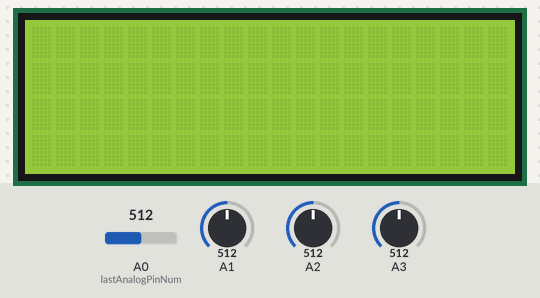
The sketch below on a simulated ATtiny85, built with avr-gcc and run on an emulated ATtiny85. Shown: 20×4 character LCD. The inputs (shaded band) are chosen by the test bench; at power-on: A0 (lastAnalogPinNum) = 512, A1 = 512, A2 = 512, A3 = 512. What the sketch prints to the serial monitor is not drawn.

Above: at 5.2 s.
5.3 s: A0 (lastAnalogPinNum) set to 716
At 8.4 s:
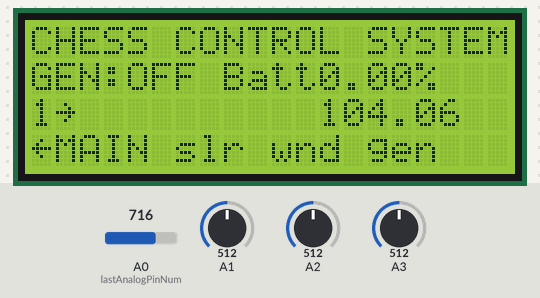
At 12.1 s:
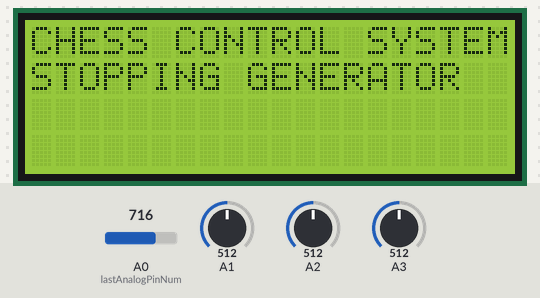
Timing chart, 0 to 13.6 s (numbered marks = the images above; inputs shaded):
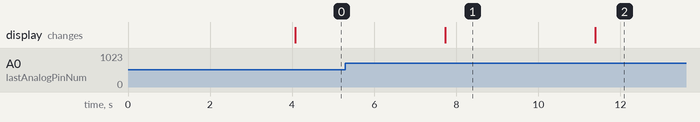

The sketch:

DF_Modified1.1.ino
```cpp
  //*************************************************
//Common out define DEBUG when load to Mega board:
 #define DEBUG     // <--- this is the key line
 void dummy(){}
//*************************************************

/* 2015 CHESS Team - Vanderbilt Senior Design
Read Battery SOC
Reads the voltage drop on the current shunts and count amp hour to calculate the SOC of the lead acid battery
This method is not accurate, and is intended to be replaced with programming to control a TI BQ34Z110 chip
Feel free to contact me david.x.feng@vanderbilt.edu for clarification of the program!
Controls generator ignition and switch off
Reads power output from solar and wind sources using TI INA283 and INA282 current shunt monitoring chips
*/


#include <math.h>
#include "LiquidCrystal.h"
#include <Wire.h>


//Constants
#define RELAY_ON 1
#define RELAY_OFF 0


//Define Pin numbers for Processor Board


    //**************************************************
    // Arduino Digital I/O pin number for Arduino MEGA *
    //**************************************************
    //relay and powerswitch pin setup
    int ignitionswitch1 = 22;
    int ignitionswitch2 = 24;
    int batteryswitch = 26;
    int RelayStartbutton = 28;
    int RelayStopbutton = 30;
    int Powerswitch= 32;

    //LCD Din pins:
    int lc1 = 7;
    int lc2 = 6;
    int lc3 = 5;
    int lc4 = 4;
    int lc5 = 3;
    int lc6 = 2;

    //Butons for LCD Display ??

    int startButton = 12;
    int stopButton = 11;
    int leftButton = 10;
    int rightButton = 9;

    //set flash LED PIN
    int flashLEDPin = 13;
    int enableChargingPin = 8;

    //**************************************************
    // Arduino Analog I/O pin number for Arduino MEGA  *
    //**************************************************

    //  for dc analog voltage measurement
    int panelCurrentPin = 1;
    int chargecontrCurrentPin = 0;
    int BattShuntPin = 2;

    int panelVoltagePin = 7;
    int chargecontrVoltagePin = 6;

    // Pins for Battery Voltage Measurement
    int Battery1VoltagePin = 8;
    int Battery2VoltagePin = 9;
    int Battery3VoltagePin = 10;
    int Battery4VoltagePin = 11;

    int lastAnalogPinNum = 14;   // last analog pin number A15 used


//*********************************************
// Coefficient of Voltage Measurement in mV   *
//*********************************************

    float kPanelVoltage  =  (220.0 / 15.0);   // ADC conversion (5.0 / 1023.0), "235 / 15" comes from the voltage divider, see schematic

    float kPanelCurrent =  2.0 ;              // Vout = Gain * Vin = Gain * I * Rs
                                              // I = Vout /(Gain * Rs); Rs = Vs/Is ; Vs=30V,Is=75mA, Gain=200 for INA283
                                              // 2.0 =  30.0 / (0.0750 * 200.0); // 30A/75mV current shunt conversion, 200 V/V gain amplifier conversion (TI INA283)

    float refPanelVoltage = 2500.0;           // mV (INA283 refvoltage = (ref1 + ref2)/2.0)

    float kChargecontrVoltage  = 100.0 / 10.0;// = (110.0 / 10.0); // ADC conversion (5.0 / 1023.0), "110/10" comes from the voltage divider, see schematic
                                              //chargecontrVoltage = (ADCValue / 1023.0) * 5.0 * (110.0 / 10.0); // ADC conversion (5.0 / 1023.0), "110/10" comes from the voltage divider, see schematic

    float kChargecontrCurrent = 6.666 ;         // 6.66 = (50)/(100*.075) 50A/75mV current shunt conversion, 100 V/V gain amplifier conversion (TI INA286)
                                              // panelCurrent = (ADCValue / 1023.0) * 5.0 * 30.0 / 0.0750 / 100.0; // 30A/75mV current shunt conversion, 100 V/V gain amplifier conversion (TI INA286)

    float refChargecontrVoltage = 2500.0;     // (INA286 refvoltage = (ref1 + ref2)/2.0) mV

    float kShuntCurrent =  13.333;              // Battery Shunt Current Constant = (50/(50*.075  50A/75mV current shunt conversion, 50 V/V gain amplifier conversion (TI INA282)
    float refShuntVoltage = 2500.0;

//   Battery Voltage Measurement Coefficient
    float kBatteryVoltage1 = 10.0;            //setting to 10 times at Grove Votage Divider
    float kBatteryVoltage2 = 10.0;            // need calibrate
    float kBatteryVoltage3 = 10.0;
    float kBatteryVoltage4 = 10.0;

    float batteryLowLimit  = 900.0  ; // mV
    float batteryHighLimit = 1300.0 ; //mV

    int stateOfCharge   = 0;   //0:no charge ; 1: charging
//**************************
// control variable        *
//**************************

 int AvgNum = 1000;   //read anolog pin average times

int numLoops = 0; // number of times code has gone through main loop (run generator start/stop sequence every 20 times)

float ADCValueBattery1 = 0.0;
float ADCValueBattery2 = 0.0;
float ADCValueBattery3 = 0.0;
float ADCValueBattery4 = 0.0;

float ADCReading[15];


// how many times the control system checks the button states before checking the generator
// increasing improves system responsiveness at the price of not updating soc variable as quickly
int BUTTONS_PER_GENERATOR = 100;

// interface pin setup (TODO: CHANGE AS NECESSARY)
LiquidCrystal lcd(lc1, lc2, lc3, lc4, lc5, lc6);

// output variables
int leftButtonState  = LOW;
int rightButtonState = LOW;
int startButtonState = LOW;
int stopButtonState  = LOW;

long lastLeftPressedTime = 0;
long lastRightPressedTime = 0;
long debounceDelay = 200;
int  displayType = 0;

int flashLEDState = LOW;
int enableCharging = 0;   //0:disable 1: enable


//state of charge in percentage
float soc;

unsigned int ADCValue;
double Vcc;
float totalBattVolt;

/* 2014 TEAM
//initialize voltage and for shunt #1 (input from battery charger)
int batMonPin0 = 0; // input pin
float voltageshunt1 = 0; // variable to hold the voltage drop for shunt 1
//initialize voltage and for shunt #2 (input from load)
int batMonPin1 = 1; // input pin
float voltageshunt2 = 0; // variable to hold the voltage drop for shunt 1
//current from voltage 1
float current1 = 0;
float amphour1 = 0;
//current from voltage 2
float current2 = 0;
float amphour2 = 0;
//netamphour
float netamp = 0;
float netamphour = 0;
*/


// dc power measurement

float panelVoltage = 0.0;
float panelCurrent =  0.0;
float BattShuntCurrent = 0.0;

float solarPowerOutput =  0.0;
float chargecontrVoltage =  0.0;
float chargecontrCurrent =  0.0;
float chargecontrPowerOutput =  0.0;
float windPowerOutput =  0.0;


float batteryVoltage1 =  0.0;
float batteryVoltage2 =  0.0;
float batteryVoltage3 =  0.0;
float batteryVoltage4 =  0.0;


//sampling
boolean freshstart = 1;
int sample = 0;
unsigned long time;
//improve accuracy of the A/D conversion


void setup() {

        //-------( Initialize Pins so relays are inactive at reset)----
        digitalWrite(ignitionswitch1, RELAY_OFF);
        digitalWrite(ignitionswitch2, RELAY_OFF);
        digitalWrite(batteryswitch, RELAY_OFF);
        digitalWrite(RelayStartbutton, RELAY_OFF);
        digitalWrite(RelayStopbutton, RELAY_OFF);

        pinMode(ignitionswitch1, OUTPUT);
        pinMode(ignitionswitch2, OUTPUT);
        pinMode(batteryswitch, OUTPUT);
        pinMode(RelayStartbutton, OUTPUT);
        pinMode(RelayStopbutton, OUTPUT);

        // initialize digital pin 13 as an output.
        pinMode(flashLEDPin, OUTPUT);

        delay(4000); //Check that all relays are inactive at Reset

        Serial.begin(9600); // open the serial port at 9600 baud
        pinMode(leftButton, INPUT);
        pinMode(rightButton, INPUT);
        lcd.begin(20, 4);
        lcd.clear();
}


//Read Analog to Digital Voltage Value of Analog pins from number of 0 to endpin

void readADCValues( float (& adcReading) [15],  int endPin  , int AvgNum  )
{
    long sum [endPin];
    long reading[endPin];
    for (int k= 0; k < endPin ; k++)
    {
       sum[k] = 0;
       reading[k] = 0;
    }
   //read adc value for all pins
    for (int j = 0; j < AvgNum; j ++)
    {
        for(int i = 0; i<endPin; i++)
        {
           reading[i] = analogRead(i);
           sum[i] = reading[i] + sum[i];
        }
         delay(2);
     }
     float v ;
    for (int k = 0; k < endPin ; k++)
    {
        v = sum[k]/ AvgNum;
        adcReading[k] = v * 4980.0 / 1023.0   ;
    }
}

/**********************************************************************
         Read Digital Pins
**********************************************************************/
void readDigitalPins()
{
  //Read Digital Pins
    // read button states
    leftButtonState  = digitalRead(leftButton);
    rightButtonState = digitalRead(rightButton);
    startButtonState = digitalRead(startButton);
    stopButtonState  = digitalRead(stopButton);
    enableCharging = digitalRead(enableChargingPin);

    #ifdef DEBUG
        Serial.print("\nState Of Charging:  ");
        Serial.print( stateOfCharge );
     if(  stateOfCharge == 1)Serial.print(": charging ") ; else Serial.print(": not charging ");
        Serial.print("\nBottonState:Start,Stop,Left,Right; ");
      // start generator if start button is pressed
    if (  enableCharging   == HIGH)Serial.print(" High "); else  Serial.print(" Low ");
    if (  startButtonState == HIGH)Serial.print(" High "); else  Serial.print(" Low ");
    if (  stopButtonState  == HIGH)Serial.print(" High "); else  Serial.print(" Low ");
    if (  leftButtonState  == HIGH)Serial.print(" High "); else  Serial.print(" Low ");
    if (  rightButtonState == HIGH)Serial.print(" High "); else  Serial.print(" Low ");
    #endif

}

/**********************************************************************
         Read Analog Pins
**********************************************************************/
void readAnalogPins()
{
     //establish Vcc
     // Vcc = readVcc()/1000.0;  //???

      //Read all analog ADC input,
       readADCValues(  ADCReading, lastAnalogPinNum, AvgNum);


      // MEASURE SOLAR POWER OUTPUT
      // Measures DC output directly from solar panels
      // Voltage comes from a voltage divider
      // Current comes from current shunt/shunt monitor chip (INA283)

      //ADCValue = readVoltageAvg(panelVoltagePin,500);
      //panelVoltage = (ADCValue / 1023.0) * 5.0 * (235.0 / 15.0); // ADC conversion (5.0 / 1023.0), "235 / 15" comes from the voltage divider, see schematic

     //  ADCValue = readVoltage(chargecontrVoltagePin);
       chargecontrVoltage = (ADCReading[chargecontrVoltagePin] * kChargecontrVoltage); // ADC conversion (5.0 / 1023.0), "110/10" comes from the voltage divider, see schematic

       panelVoltage = ADCReading[panelVoltagePin] * kPanelVoltage;
      #ifdef DEBUG
        Serial.print("\nSolar Panel and Charge Controller Voltage:  ");
        Serial.print(panelVoltage);
        Serial.print("  ");
        Serial.print(chargecontrVoltage);
        Serial.print(" mV");
        #endif

     //Get Current in [mA]
          panelCurrent       = (ADCReading[panelCurrentPin] - refPanelVoltage) * kPanelCurrent  ; //      30.0 / 0.0750 / 200.0; // 30A/75mV current shunt conversion, 200 V/V gain amplifier conversion (TI INA283)
          chargecontrCurrent = (ADCReading[chargecontrCurrentPin] - refChargecontrVoltage) * kChargecontrCurrent  ; // 1000.0 to Volt., 30A/75mV current shunt conversion, 100 V/V gain amplifier conversion (TI INA286)
          BattShuntCurrent   = (ADCReading[BattShuntPin] - refShuntVoltage) * kShuntCurrent  ; //    30.0 / 0.0750 / 200.0; // 30A/75mV current shunt conversion, 200 V/V gain amplifier conversion (TI INA283)


      #ifdef DEBUG
        Serial.print("\nSolar Panel,Control and Battery Current:");
        Serial.print(panelCurrent);
        Serial.print(", ");
        Serial.print(chargecontrCurrent);
        Serial.print(", ");
        Serial.print(BattShuntCurrent);
        Serial.print(" mA");

      #endif


      solarPowerOutput = (panelVoltage / 1000.0) * (panelCurrent / 1000.0)  ; // power is product of voltage and current,
       #ifdef DEBUG
          Serial.print("\nSolar Panel Power: ");
          Serial.print(solarPowerOutput);
          Serial.print(" W");
       #endif

      // MEASURE WIND POWER OUTPUT
      // Measures DC output from charge controller (solar + wind generation)
      // Voltage is assumed to be 48V
      // Current comes from current shunt/shunt monitor (INA282)
      // DC Wind power is calculated by subtracting the solar value from the charge controller total


      chargecontrPowerOutput = (chargecontrVoltage/1000.0) *  (chargecontrCurrent /1000.0)  ; // power is product of voltage and current
      windPowerOutput = chargecontrPowerOutput - solarPowerOutput; // wind power is approx. total charge controller output minus the solar generation
       #ifdef DEBUG
          Serial.print("\nCharge Controller Power: ");
          Serial.print(chargecontrPowerOutput);
          Serial.print(" W");
          Serial.print("\nWind Power: ");
          Serial.print(windPowerOutput);
          Serial.print(" W");
        #endif


      //Measure battery voltage
      batteryVoltage1 = ADCReading[Battery1VoltagePin] * kBatteryVoltage1 - 540.00;
      batteryVoltage2 = ADCReading[Battery2VoltagePin] * kBatteryVoltage2 - 540.00;
      batteryVoltage3 = ADCReading[Battery3VoltagePin] * kBatteryVoltage3 - 540.00;
      batteryVoltage4 = ADCReading[Battery4VoltagePin] * kBatteryVoltage4 - 540.00;

      totalBattVolt =  batteryVoltage1 + batteryVoltage2 +batteryVoltage3 + batteryVoltage4;
      #ifdef DEBUG
          Serial.print("\nBattery Voltage: TEST Reading: \n total:");
          Serial.print(totalBattVolt);
          Serial.print(", ");
          Serial.print(batteryVoltage1);
          Serial.print(", ");
          Serial.print(batteryVoltage2);
          Serial.print(", ");
          Serial.print(batteryVoltage3);
          Serial.print(", ");
          Serial.print(batteryVoltage4);
          Serial.print("(mV) ");

    #endif

}

/**********************************************************************
         Main Loop of Program
**********************************************************************/
void loop() {
  #ifdef DEBUG
     Serial.print("\n ************* New Loop *****************");
  #endif
  // flash the LED on (HIGH is the voltage level)
  digitalWrite(flashLEDPin, flashLEDState);
  if (flashLEDState == LOW)flashLEDState = HIGH;else flashLEDState = LOW;

  //Read All AnalogPins
    readAnalogPins();

  //Read Digital Pins
    readDigitalPins();


//  2014 Code used to measure SOC
//String batteryState = "discharging"; // set to "discharging", "charging", or "full"
//peukert's law parameters ref: http://www.39pw.us/car/peukertEffect.html
float ratedcapacity = 120; //battery bank rated capacity in amp hour
float rval = 20; //hours used in stating capacity. Almost always 20 hours
float peukertexp = 1.15; //Peukert exponent for the battery
float param1 = log(rval/ratedcapacity); // natural log of (r/c)
float param2 = peukertexp * log(BattShuntCurrent); // peukertexp * natural log of (netamp)
float param3 = rval/ (exp(param2) *(peukertexp*param1)); // R/(EXP(param2)*EXP(peukertexp*param1)) = Hours
float param4 = param3*abs(BattShuntCurrent/1000)*3600; // param3*abs(netamp)*3600 = apparent capacity in amp second
float param5 = 100* (param4/ (ratedcapacity*3600));// peukerteffect in %
param5 = soc;
float remainingcharge = ratedcapacity*3600; // remaining charge in amp second


if ( stateOfCharge == 0 && ( totalBattVolt) < 46000.0 )
 {
     Start();
     stateOfCharge = 1;
     Serial.print("\n********** Start charging ... ********** SOC = ");
     Serial.print(stateOfCharge);
 }

//stop charging
if ( stateOfCharge == 1 && ( totalBattVolt) > 50000.0 )
  {
     Stop();
     stateOfCharge = 0;
     Serial.print("\n********** STOP charging ... **********SOC = ");
     Serial.print(stateOfCharge);
 }


  // start generator if start button is pressed
  if ( startButtonState == HIGH)
  {
    // if (enableCharging == HIGH)
     //{
        Start();
        stateOfCharge =1;
     /* }else
      {

        //show please enable charging switch on display
        Serial.print("\n********** Please Turn on Enable Charging switch ********* ");
       */

      //}
  }

  // stop generator if stop button is pressed
  if ( stopButtonState == HIGH) {
    Stop();
    stateOfCharge =0;
  }

  // if either button state is HIGH, we need to shift the display
  if (leftButtonState == HIGH) {
    lcd.clear();
    // check edge condition
    if (displayType == 0) {
      displayType = 3;
    }
    else {
      displayType--;
    }
  }

  if (rightButtonState == HIGH)
  {

    lcd.clear();
     if (displayType == 3) {
      displayType = 0;
    }
    else {
      displayType++;
         }
  }


  printDisplayInfo();

}


// START/STOP SEQUENCE

void Start(){
	lcd.clear();
	lcd.setCursor(0,0);
	lcd.print("CHESS CONTROL SYSTEM");
	lcd.setCursor(0,1);
	lcd.print("STARTING GENERATOR");
	// close Battery switch
	digitalWrite(batteryswitch, RELAY_ON);
	// open 1 and 2
        Serial.println("Turning on battery");
	digitalWrite(ignitionswitch1, RELAY_OFF);
	digitalWrite(ignitionswitch2, RELAY_OFF);
	digitalWrite(RelayStartbutton, RELAY_OFF);
  digitalWrite(RelayStopbutton, RELAY_OFF);

	// 2 second delay
	delay(1000);
	// Start generator by closing start switch
	digitalWrite(RelayStartbutton,RELAY_ON);
        Serial.println("Closing startbutton switch");
	// 3.5 second delay
	delay(2500);
	// Open start switch
	digitalWrite(RelayStartbutton,RELAY_OFF);
        Serial.println("Opening startbutton switch");
}

void Stop(){
	lcd.clear();
	lcd.setCursor(0,0);
	lcd.print("CHESS CONTROL SYSTEM");
	lcd.setCursor(0,1);
	lcd.print("STOPPING GENERATOR");
	//close battery switch
	digitalWrite(batteryswitch, HIGH);
	// Turn generator off //Close (Ground) ignition switches
	digitalWrite(ignitionswitch1, HIGH);
	digitalWrite(ignitionswitch2, HIGH);
	//3 second delay
	delay(3000);
	// Reset all switches to standby state
	digitalWrite(ignitionswitch1, LOW);
	digitalWrite(ignitionswitch2, LOW);
	digitalWrite(RelayStartbutton, LOW);
	// open battery switch
	digitalWrite(batteryswitch, LOW);
	lcd.clear();
	printDisplayInfo();
}


void printDisplayInfo()
{
	lcd.setCursor(0,0);
	lcd.print("CHESS CONTROL SYSTEM");
	lcd.setCursor(0,1);

switch (displayType) {
    case 0: // current solar power output
		lcd.print("GEN:");
            if (stateOfCharge = 0)
                {lcd.print("ON "); }
            if (stateOfCharge = 1)
                 {lcd.print("OFF"); }
        lcd.setCursor(8,1);
        lcd.print("Batt");
        lcd.print(soc);
        lcd.print("%");
        lcd.setCursor(12,2);
        lcd.print(totalBattVolt/1000);
     break;
     case 1: // current solar power output
		lcd.print("PWR:");
                lcd.print((panelCurrent/1000)*(panelVoltage/1000));
		lcd.setCursor(10,1);
                lcd.print("VLT:");
		lcd.print(panelVoltage/1000);
                lcd.setCursor(10,2);
                lcd.print("CUR:");
                lcd.print(panelCurrent/1000);


     break;


     case 2: // current wind of battery
		lcd.print("PWR:");
                lcd.print(windPowerOutput);
		lcd.setCursor(10,1);
                lcd.print("VLT:");
		lcd.print((chargecontrVoltage - panelVoltage)/1000);
                lcd.setCursor(10,2);
                lcd.print("CUR:");
                lcd.print((chargecontrCurrent - panelCurrent)/1000);


     break;
     case 3: //  gen what kind of power? gas? solar/wind?
		lcd.print("Status: ");
            if (stateOfCharge = 0)
                {
                lcd.print("ON ");
                }
            if (stateOfCharge = 1)
                 {
                 lcd.print("OFF");
                 }
     break;
	}

	// display immediately adjacent interface options
	lcd.setCursor(0,3);
	lcd.print((char)127); // left arrow sign
	// use displayType as switch-case. Due to width of LCD screen, make sure that printed statements are
	// length 18 (since two characters are reserved for left and right arrow signs)

	switch(displayType) {
		case 0: // LEFT: TYPE OF POWER, RIGHT: WIND PWR OUTPUT
		lcd.print("MAIN slr wnd gen");
                lcd.setCursor(20,0);
                lcd.print("1");

		break;
		case 1: // LEFT: SOLAR PWR OUTPUT, RIGHT: SOC
		lcd.print("main SLR wnd gen");
                lcd.setCursor(20,0);
                lcd.print("2");
		break;
		case 2: // LEFT: WIND PWR OUTPUT, RIGHT: TYPE OF POWER
		lcd.print("main slr WND gen");
                lcd.setCursor(20,0);
                lcd.print("3");
		break;
		case 3: // LEFT: SOC, RIGHT: SOLAR PWR OUTPUT
		lcd.print("main slr wnd GEN");
                lcd.setCursor(20,0);
                lcd.print("4");
		break;
	}

	lcd.print((char)126); // right arrow sign
}


long readVcc() {
  // Read 1.1V reference against AVcc
  // set the reference to Vcc and the measurement to the internal 1.1V reference
  #if defined(__AVR_ATmega32U4__) || defined(__AVR_ATmega1) || defined(__AVR_ATmega2560__) //CHANGE BY NICK
  ADMUX = _BV(REFS0) | _BV(MUX4) | _BV(MUX3) | _BV(MUX2) | _BV(MUX1);
  #elif defined (__AVR_ATtiny24__) || defined(__AVR_ATtiny44__) || defined(__AVR_ATtiny84__)
  ADMUX = _BV(MUX5) | _BV(MUX0);
  #elif defined (__AVR_ATtiny25__) || defined(__AVR_ATtiny45__) || defined(__AVR_ATtiny85__)
  ADMUX = _BV(MUX3) | _BV(MUX2);
  #else
  ADMUX = _BV(REFS0) | _BV(MUX3) | _BV(MUX2) | _BV(MUX1);
  #endif
  delay(2); // Wait for Vref to settle
  ADCSRA |= _BV(ADSC); // Start conversion
  while (bit_is_set(ADCSRA,ADSC)); // measuring
  uint8_t low = ADCL; // must read ADCL first - it then locks ADCH
  uint8_t high = ADCH; // unlocks both
  long result = (high<<8) | low;
  result = 1125300L / result; // Calculate Vcc (in mV); 1125300 = 1.1*1023*1000
  return result; // Vcc in millivolts
}
```

Measured:
- what the display in image 1 shows lasts 3.7 s, from 7.7 s to 11.4 s
